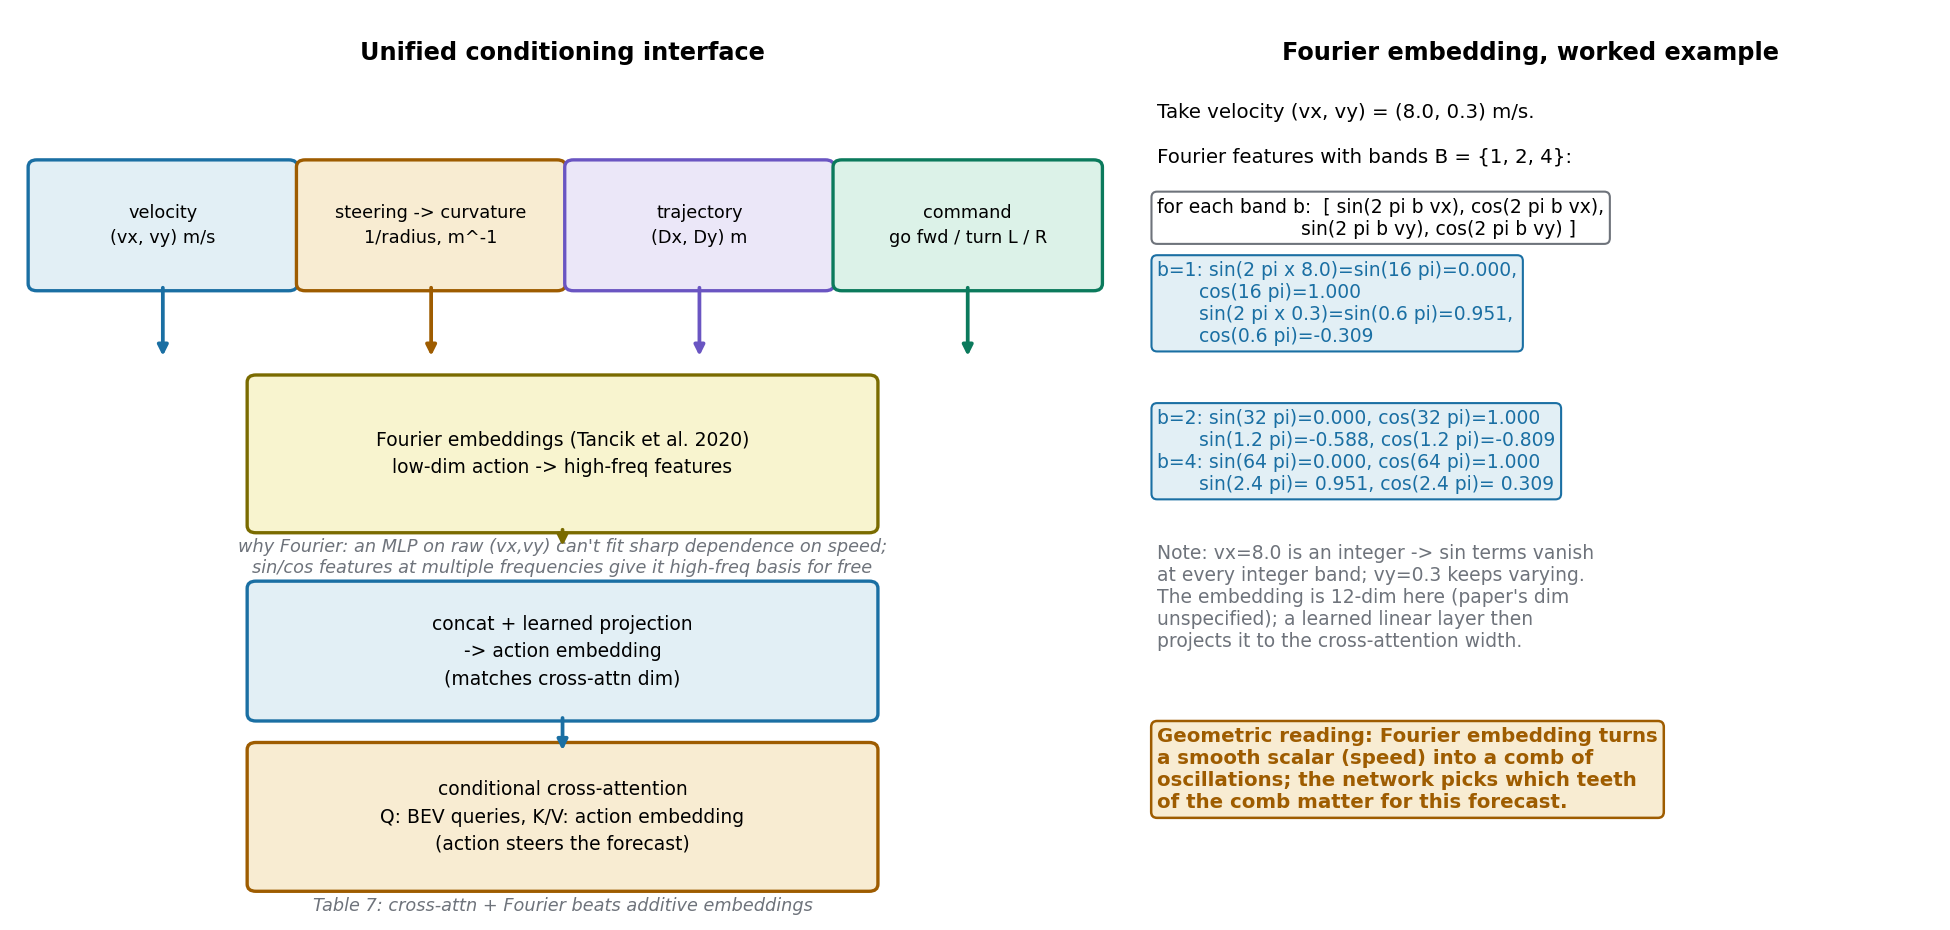

Recreate this plot in Python.
"""Self-drawn figure for Drive-OccWorld xray:
Unified action-conditioning interface: heterogeneous actions
(velocity / steering->curvature / trajectory / command) ->
Fourier embeddings -> concat + learned projection ->
conditional cross-attention in the world decoder.
Includes a small worked numeric example. Bright theme."""
import matplotlib
matplotlib.use("Agg")
import matplotlib.pyplot as plt
import matplotlib.patches as mpatches
import numpy as np

IN = "#1a6fa3"; OUT = "#9e5c00"; OP = "#0b7a5c"; NORM = "#7a6b00"
LOSS = "#b34a06"; ALT = "#6a55c2"; WIRE = "#6e737b"
IN_FILL = "#e2eff5"; OUT_FILL = "#f8ecd2"; OP_FILL = "#dcf2e8"
ALT_FILL = "#ebe7f8"; LOSS_FILL = "#f9e3d6"; NORM_FILL = "#f8f4cf"

fig, (ax1, ax2) = plt.subplots(1, 2, figsize=(13, 6.2),
                               gridspec_kw={"width_ratios": [1.35, 1]})
for ax in (ax1, ax2):
    ax.set_xlim(0, 10); ax.set_ylim(0, 10); ax.axis("off")

def box(ax, x, y, w, h, text, fc, ec, fs_=9):
    ax.add_patch(mpatches.FancyBboxPatch((x, y), w, h, boxstyle="round,pad=0.08",
                                         fc=fc, ec=ec, lw=1.6))
    ax.text(x + w / 2, y + h / 2, text, ha="center", va="center", fontsize=fs_, linespacing=1.55)

def arrow(ax, x1, y1, x2, y2, c=WIRE, w=1.8):
    ax.annotate("", xy=(x2, y2), xytext=(x1, y1),
                arrowprops=dict(arrowstyle="-|>", color=c, lw=w, shrinkA=2, shrinkB=4))

# ---------- left: interface diagram ----------
ax1.text(5, 9.5, "Unified conditioning interface", fontsize=11.5, weight="bold", ha="center")
acts = [
    ("velocity\n(vx, vy) m/s", IN_FILL, IN),
    ("steering -> curvature\n1/radius, m^-1", OUT_FILL, OUT),
    ("trajectory\n(Dx, Dy) m", ALT_FILL, ALT),
    ("command\ngo fwd / turn L / R", OP_FILL, OP),
]
for i, (t, fc, ec) in enumerate(acts):
    box(ax1, 0.2 + i * 2.45, 7.0, 2.3, 1.3, text=t, fc=fc, ec=ec, fs_=8.5)
    arrow(ax1, 1.35 + i * 2.45, 7.0, 1.35 + i * 2.45, 6.1, ec)

box(ax1, 2.2, 4.3, 5.6, 1.6, text="Fourier embeddings (Tancik et al. 2020)\nlow-dim action -> high-freq features", fc=NORM_FILL, ec=NORM)
ax1.text(5, 3.78, "why Fourier: an MLP on raw (vx,vy) can't fit sharp dependence on speed;\n"
         "sin/cos features at multiple frequencies give it high-freq basis for free", ha="center",
         fontsize=8.5, color=WIRE, style="italic")
box(ax1, 2.2, 2.2, 5.6, 1.4, text="concat + learned projection\n-> action embedding\n(matches cross-attn dim)", fc=IN_FILL, ec=IN)
arrow(ax1, 5, 4.3, 5, 3.98, NORM)
box(ax1, 2.2, 0.3, 5.6, 1.5, text="conditional cross-attention\nQ: BEV queries, K/V: action embedding\n(action steers the forecast)", fc=OUT_FILL, ec=OUT)
arrow(ax1, 5, 2.2, 5, 1.7, IN)
ax1.text(5, 0.0, "Table 7: cross-attn + Fourier beats additive embeddings", ha="center",
         fontsize=8.5, color=WIRE, style="italic")

# ---------- right: worked Fourier example ----------
ax2.text(5, 9.5, "Fourier embedding, worked example", fontsize=11.5, weight="bold", ha="center")
ax2.text(0.4, 8.85, "Take velocity (vx, vy) = (8.0, 0.3) m/s.", fontsize=9.5)
ax2.text(0.4, 8.35, "Fourier features with bands B = {1, 2, 4}:", fontsize=9.5)
ax2.text(0.4, 7.55, "for each band b:  [ sin(2 pi b vx), cos(2 pi b vx),\n"
         "                        sin(2 pi b vy), cos(2 pi b vy) ]", fontsize=9,
         bbox=dict(fc="white", ec=WIRE, lw=1.0, boxstyle="round,pad=0.3"))
ax2.text(0.4, 6.35, "b=1: sin(2 pi x 8.0)=sin(16 pi)=0.000,\n"
         "       cos(16 pi)=1.000\n"
         "       sin(2 pi x 0.3)=sin(0.6 pi)=0.951,\n"
         "       cos(0.6 pi)=-0.309", fontsize=9, color=IN,
         bbox=dict(fc=IN_FILL, ec=IN, lw=1.0, boxstyle="round,pad=0.3"))
ax2.text(0.4, 4.7, "b=2: sin(32 pi)=0.000, cos(32 pi)=1.000\n"
         "       sin(1.2 pi)=-0.588, cos(1.2 pi)=-0.809\n"
         "b=4: sin(64 pi)=0.000, cos(64 pi)=1.000\n"
         "       sin(2.4 pi)= 0.951, cos(2.4 pi)= 0.309", fontsize=9, color=IN,
         bbox=dict(fc=IN_FILL, ec=IN, lw=1.0, boxstyle="round,pad=0.3"))
ax2.text(0.4, 2.95, "Note: vx=8.0 is an integer -> sin terms vanish\n"
         "at every integer band; vy=0.3 keeps varying.\n"
         "The embedding is 12-dim here (paper's dim\n"
         "unspecified); a learned linear layer then\n"
         "projects it to the cross-attention width.", fontsize=9, color=WIRE)
ax2.text(0.4, 1.15, "Geometric reading: Fourier embedding turns\n"
         "a smooth scalar (speed) into a comb of\n"
         "oscillations; the network picks which teeth\n"
         "of the comb matter for this forecast.", fontsize=9.5, color=OUT, weight="bold",
         bbox=dict(fc=OUT_FILL, ec=OUT, lw=1.2, boxstyle="round,pad=0.3"))

plt.tight_layout(pad=0.7)
plt.savefig("/home/hatch/workspace/your_files/paper-xray-100/papers/054-WM-drive-occworld/fig-action-cond.png",
            dpi=150, bbox_inches="tight")
print("saved fig-action-cond.png")
